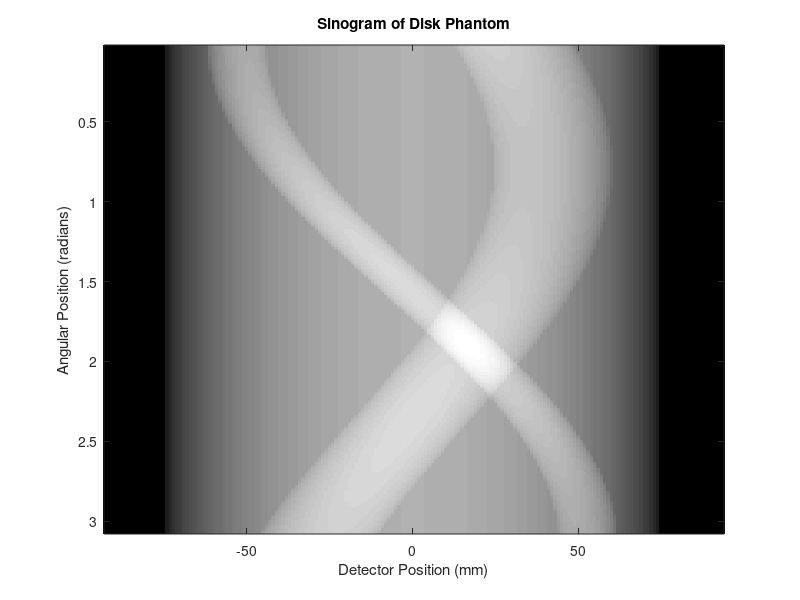

Reproduce this figure in MATLAB. (Note: this script raises an error after producing the figure.)
%	parameters for the 3 disk phantom
%	x,y center, radius, 'amplitude' (e.g. attenuation coefficient)
circ = [0 0 75 0.1; 30 30 18 0.2; -53 0 9 0.3];
nobj = size(circ,1);

%	image parameters
nx = 192; ny = 192;
dx = 1;		                 % 1 mm / pixel

%	geometry parameters
nr = 192;	dr = 1;		% # of radial samples, ray spacing

na = round(pi * nr/2);
%%
%%%%%%%%%%%%%%%%%%%%%%%%%%%%%%%%%%%%
%
% Question 1 - determine number of angular samples
%
%%%%%%%%%%%%%%%%%%%%%%%%%%%%%%%%%%%%

r = dr * [-nr/2:nr/2-1]';

function ang = ang_pos(na)
    ang = [0:(na-1)]'/na * pi;	% angular sample positions
    fprintf('Number of angles = %g\n', na)
end

ang = ang_pos(na);
%%
%%%%%%%%%%%%%%%%%%%%%%%%%%%%%%%%%%%%
%
% Question 2 - compute sinogram for disk phantom (NO CHANGES NEEDED)
%
%%%%%%%%%%%%%%%%%%%%%%%%%%%%%%%%%%%%

function sinogram1 = GenerateSinogram(nr,na,nobj,circ,ang,r)
    rr = r(:,ones(1,na));
    sinogram1 = zeros(nr, na);
    for ii=1:nobj
        cx = circ(ii,1);		% center of object in x
        cy = circ(ii,2);		% center of object in y
        rad = circ(ii,3);		% radius of object
        amp = circ(ii,4);		% amplitude of object (in atten
    
        % correct amplitude for overlying objects
        if ii > 1, amp = amp - circ(1,4);, end
    
        % center location of object for each projection
        tau = cx * cos(ang) + cy * sin(ang);
        tau = tau(:,ones(1,nr))';
    
        % find all locations where "rr" is within "rad" of "tau"
        t = find( (rr-tau).^2 <= rad.^2 );
    
        % update the sinogram with length of segment (a bit of geometry...)
        sinogram1(t) = sinogram1(t)+amp*2*sqrt(rad^2-(rr(t)-tau(t)).^2);
    
    end
end

sinogram1 = GenerateSinogram(nr,na,nobj,circ,ang,r);


% Output Image of Singram
figure(1)
imagesc(r,ang,sinogram1'); colormap('gray')
title('Sinogram of Disk Phantom')
xlabel('Detector Position (mm)')
ylabel('Angular Position (radians)')

xlim([-93 94])
ylim([0.02 3.08])

sinogram = sinogram1;
%%
%%%%%%%%%%%%%%%%%%%%%%%%%%%%%%%%%%%%
%
% Question 3 - Implement plain backprojection
%
%%%%%%%%%%%%%%%%%%%%%%%%%%%%%%%%%%%%

function bpimage = SimpleBPImage(nx,ny,na,sinogram,nr,ang, verbose)
    bpimage = zeros(nx,ny);
    for ia = 1:na
        % fprintf('Angle %g of %g\n', ia, na)
    
        % first backproject at theta = 0 (copy the contents of the projection
        % across the image)
        tmpim = repmat(sinogram(:,ia), 1, nr);
    
        % now rotate the projection
        rotated_proj = imrot3(tmpim, ang(ia), 'bilinear');
    
        % Add projection to the image
        bpimage = bpimage + rotated_proj;

        if verbose
            figure(ia)
            x = (-nx/2:nx/2) * dx % x-coordinate (mm)
            y = (-ny/2:ny/2) * dx % y-coordinate (mm)
            imagesc(x,y,bpimage'); colormap('gray'); axis('image');axis('xy');
            title('Simple Backprojection Image')
            xlabel('X - Spatial Coordinate (mm)')
            ylabel('Y - Spatial Coordinate (mm)')
        end
    
    end
end
bpimage = SimpleBPImage(nx,ny,na,sinogram,nr,ang,0);

% Display Image
figure(2)
x = (-nx/2:nx/2) * dx % x-coordinate (mm)
y = (-ny/2:ny/2) * dx % y-coordinate (mm)
imagesc(x,y,bpimage'); colormap('gray'); axis('image');axis('xy');
title('Simple Backprojection Image')
xlabel('X - Spatial Coordinate (mm)')
ylabel('Y - Spatial Coordinate (mm)')

%%
%%%%%%%%%%%%%%%%%%%%%%%%%%%%%%%%%%%%
%
% Question 4 - Filter Projections
%
%%%%%%%%%%%%%%%%%%%%%%%%%%%%%%%%%%%%

function sinogramfilt = FilterProjection(sinogrampad)
    % Apply Fourier Transform
    sinogramft = ft(sinogrampad);
    
    % Create the Ramp Filter
    freqs = linspace(-0.5, 0.5, size(sinogramft, 1))';
    RampFilter = abs(freqs);  
    
    % Apply the Ramp Filter
    FilteredFFT = sinogramft .* RampFilter;  
    
    % Inverse FFT to get filtered projections
    sinogramfilt = real(ift(FilteredFFT));
end


% zero pad sinogram (if using Fourier methods)
sinogrampad = padarray(sinogram, [nr/2, 0], 'both');

sinogramfilt = FilterProjection(sinogrampad);

% Trim padding
sinogramfilt_trimmed = sinogramfilt(nr/2+1:nr+nr/2, :);


%
% Plot Filtered Sinogram
%

figure(3)
plot(r, sinogram(:,1)./max(sinogram(:,1)), '-',...
    r, sinogramfilt_trimmed(:,1)./max(sinogramfilt_trimmed(:,1)),':');
title('Projection at theta = 0')
xlabel('Detector Position (mm)')
ylabel('Normalized Intensity')
legend('before filtering','after filtering', location ='best')

%%
%%%%%%%%%%%%%%%%%%%%%%%%%%%%%%%%%%%%
%
% Question 5 - Backproject the filtered sinogram
%
%%%%%%%%%%%%%%%%%%%%%%%%%%%%%%%%%%%%

imagefbp = SimpleBPImage(nx,ny,na,sinogramfilt_trimmed,nr,ang,0);

%
% Display Reconstructed Image with Negatives Set to Zero
%

figure(4)
x = (-nx/2:nx/2-1) * dx;  % X-coordinates in mm
y = (-ny/2:ny/2-1) * dx;  % Y-coordinates in mm
imagesc(x, y, max(imagefbp', 0)); colormap('gray'); axis('image'); axis('xy');
title('FBP Reconstruction Image')
xlabel('Spatial Coordinate - X (mm)')
ylabel('Spatial Coordinate - Y (mm)')
%%
%%%%%%%%%%%%%%%%%%%%%%%%%%%%%%%%%%%%
%
% Question 6 - Generate Fourier Interpolation Image
%
%%%%%%%%%%%%%%%%%%%%%%%%%%%%%%%%%%%%

% Function to generate Fourier Interpolation Image
function output=FI_image(in, nx, ny, nr, dr, ang)
    fov = dr*nr;
    kx = 1/fov.*[-nx/2:nx/2-1];
    ky = 1/fov.*[-ny/2:ny/2-1];
    kr = 1/fov.*[-nr/2:nr/2-1];
    [kaa,krr] = meshgrid(-ang,kr);
    [kxx,kyy] = meshgrid(kx,ky);
    kxxin = -krr.*sin(kaa);
    kyyin = krr.*cos(kaa);
    
    sinogramft = ft(in);  % 1D of FT of projections
    fprintf('kxxin %g x %g,kyyin %g x %g,sinogramft %g x %g,kxx %g x %g,kyy %g x %g', ...
        size(kxxin),size(kyyin),size(sinogramft),size(kxx),size(kyy))
    fdata = griddata(kxxin,kyyin,sinogramft,kxx,kyy,'linear');
    t = find(isnan(fdata));
    fdata(t) = zeros(size(t));
    imagefi = ift2(fdata);
    
    output = imagefi;
end

image_fi = FI_image(sinogram, nx, ny, nr, dr, ang)

%
% Display Reconstructed Image
%
figure(5)
x = (-nx/2:nx/2-1) * dx;  % X-coordinates in mm
y = (-ny/2:ny/2-1) * dx;  % Y-coordinates in mm
imagesc(x, y, abs(image_fi')); colormap('gray'); axis('image'); axis('xy')
title('FI Reconstruction Image')
xlabel('Spatial Coordinate - X (mm)')
ylabel('Spatial Coordinate - Y (mm)')

%%
%%%%%%%%%%%%%%%%%%%%%%%%%%%%%%%%%%%%
%
% Question 7 - Generate Fourier Interpolation Image using zeropadding
%
%%%%%%%%%%%%%%%%%%%%%%%%%%%%%%%%%%%%

% Zero-pad the sinogram in the R dimension to 384 samples.
nr_zp = 384
nx_zp = 384
ny_zp = 384
padding_amount = (nr_zp - nr) / 2
sinogram_zp = padarray(sinogram,[padding_amount, 0], 'both')

% FI image with more samples
imagefizp = FI_image(sinogram_zp, nx_zp,ny_zp,nr_zp,dr,ang)

% Crop to only focuson the middle 192x192 image
imagefizp_cropped = real(imagefizp(nx_zp/4:3*nx_zp/4 - 1, ny_zp/4:3*ny_zp/4 -1));

figure(6)
x = (-nx/2:nx/2-1) * dx;  % X-coordinates in mm
y = (-ny/2:ny/2-1) * dx;  % Y-coordinates in mm
imagesc(x, y, abs(imagefizp_cropped')); colormap('gray'); axis('image'); axis('xy');
title('FI Reconstruction Image with ZP')
xlabel('Spatial Coordinate - X (mm)')
ylabel('Spatial Coordinate - Y (mm)')

%%
%%%%%%%%%%%%%%%%%%%%%%%%%%%%%%%%%%%%
%
% Question 8 - Plot profiles through reconstructed images
%
%%%%%%%%%%%%%%%%%%%%%%%%%%%%%%%%%%%%


y = dx * ([1:ny]'-(ny+1)/2);
center_row = 133;%floor(ny/2) + 1;
linefbp = imagefbp(center_row, :);
linefi  = abs(image_fi(center_row, :));  % take absolute value (magnitude)
linefizp = abs(imagefizp_cropped(center_row, :));

figure(7)
plot(x, linefbp./max(linefbp), '-', x, linefi./max(linefi), ':', x, linefizp/max(linefizp), '--');
xlabel('Radial Position (mm)')
ylabel('Normalized Projection Value')
legend('FBP image', 'FI image', 'Oversampled FI image', Location='best')
title('Profile through Reconstruction (y = 0)')

%%
%%%%%%%%%%%%%%%%%%%%%%%%%%%%%%%%%%%%
%
% Question 9 - Do again for subsampled image
%
%%%%%%%%%%%%%%%%%%%%%%%%%%%%%%%%%%%%

%%%%%%% Sub Sampled Sinogram %%%%%%%
sub_na = floor(na/4)
sub_ang = ang_pos(sub_na)
sinosubsamp = GenerateSinogram(nr,sub_na,nobj,circ,sub_ang,r)

% Output Image of Singram
figure(8)
imagesc(r,sub_ang,sinosubsamp'); colormap('gray')
title('Subsampled Sinogram of Disk Phantom')
xlabel('Detector Position (mm)')
ylabel('Angular Position (radians)')


%%%%%%%%%%%%%% FBP %%%%%%%%%%%%%%%%%
% Padding Sinogram
sinogrampad = padarray(sinosubsamp, [nr/2, 0], 'both');
% Filter Projection
sinogramfilt = FilterProjection(sinogrampad);
% Trim padding
sinogramfilt_trimmed = sinogramfilt(nr/2+1:nr+nr/2, :);
% Generating image
imagefbp = SimpleBPImage(nx,ny,sub_na,sinogramfilt_trimmed,nr,sub_ang,0);

% Display Reconstructed Image with Negatives Set to Zero
figure(9)
x = (-nx/2:nx/2-1) * dx;  % X-coordinates in mm
y = (-ny/2:ny/2-1) * dx;  % Y-coordinates in mm
imagesc(x, y, max(imagefbp', 0)); colormap('gray'); axis('image'); axis('xy');
title('FBP Reconstruction Sub-sampled Image')
xlabel('Spatial Coordinate - X (mm)')
ylabel('Spatial Coordinate - Y (mm)')

%%%%%%%%%%%%%%% FI %%%%%%%%%%%%%%%%%
image_fi = FI_image(sinosubsamp, nx, ny, nr, dr, sub_ang)

% Display Reconstructed Image
figure(10)
x = (-nx/2:nx/2-1) * dx;  % X-coordinates in mm
y = (-ny/2:ny/2-1) * dx;  % Y-coordinates in mm
imagesc(x, y, abs(image_fi')); colormap('gray'); axis('image'); axis('xy')
title('FI Reconstruction Sub-sampled Image')
xlabel('Spatial Coordinate - X (mm)')
ylabel('Spatial Coordinate - Y (mm)')


%%
%%%%%%%%%%%%%%%%%%%%%%%%%%%%%%%%%%%%
%
% Question 10 - Do again for lmited view angles
%
%%%%%%%%%%%%%%%%%%%%%%%%%%%%%%%%%%%%
ang = ang_pos(na)
quarter_ang = ang(1:sub_na)
sinosubsamp = GenerateSinogram(nr,sub_na,nobj,circ,quarter_ang,r)

% Output Image of Singram
figure(11)
imagesc(r,sub_ang,sinosubsamp'); colormap('gray')
title('Subsampled Sinogram of Disk Phantom (Limited View Angles)')
xlabel('Detector Position (mm)')
ylabel('Angular Position (radians)')


%%%%%%%%%%%%%% FBP %%%%%%%%%%%%%%%%%
% Padding Sinogram
sinogrampad = padarray(sinosubsamp, [nr/2, 0], 'both');
% Filter Projection
sinogramfilt = FilterProjection(sinogrampad);
% Trim padding
sinogramfilt_trimmed = sinogramfilt(nr/2+1:nr+nr/2, :);
% Generating image
imagefbp = SimpleBPImage(nx,ny,sub_na,sinogramfilt_trimmed,nr,quarter_ang,0);

% Display Reconstructed Image with Negatives Set to Zero
figure(12)
x = (-nx/2:nx/2-1) * dx;  % X-coordinates in mm
y = (-ny/2:ny/2-1) * dx;  % Y-coordinates in mm
imagesc(x, y, max(imagefbp', 0)); colormap('gray'); axis('image'); axis('xy');
title('FBP Reconstruction Sub-sampled Image (Limited View Angles)')
xlabel('Spatial Coordinate - X (mm)')
ylabel('Spatial Coordinate - Y (mm)')
%%
%%%%%%%%%%%%%%%%%%%%%%%%%%%%%%%%%%%%
%
% Question 11 - load and reconstruct mystery object
%
%%%%%%%%%%%%%%%%%%%%%%%%%%%%%%%%%%%%

load mys25; % gives ang and sinogram
na = length(ang);
figure(13)
imagesc(r,ang,sinogram'); colormap('gray')
title('Sinogram of Mystery Object')
xlabel('Detector Position (mm)')
ylabel('Angular Position (radians)')

%%%%%%%%%%%%%% FBP %%%%%%%%%%%%%%%%%
% Padding Sinogram
sinogrampad = padarray(sinogram, [nr/2, 0], 'both');
% Filter Projection
sinogramfilt = FilterProjection(sinogrampad);
% Trim padding
sinogramfilt_trimmed = sinogramfilt(nr/2+1:nr+nr/2, :);
% Generating image
imagefbp = SimpleBPImage(nx,ny,na,sinogramfilt_trimmed,nr,ang,0);

% Display Reconstructed Image with Negatives Set to Zero
figure(14)
x = (-nx/2:nx/2-1) * dx;  % X-coordinates in mm
y = (-ny/2:ny/2-1) * dx;  % Y-coordinates in mm
imagesc(x, y, max(imagefbp', 0)); colormap('gray'); axis('image'); axis('xy');
title('FBP Reconstruction Image of Mystery Object')
xlabel('Spatial Coordinate - X (mm)')
ylabel('Spatial Coordinate - Y (mm)')